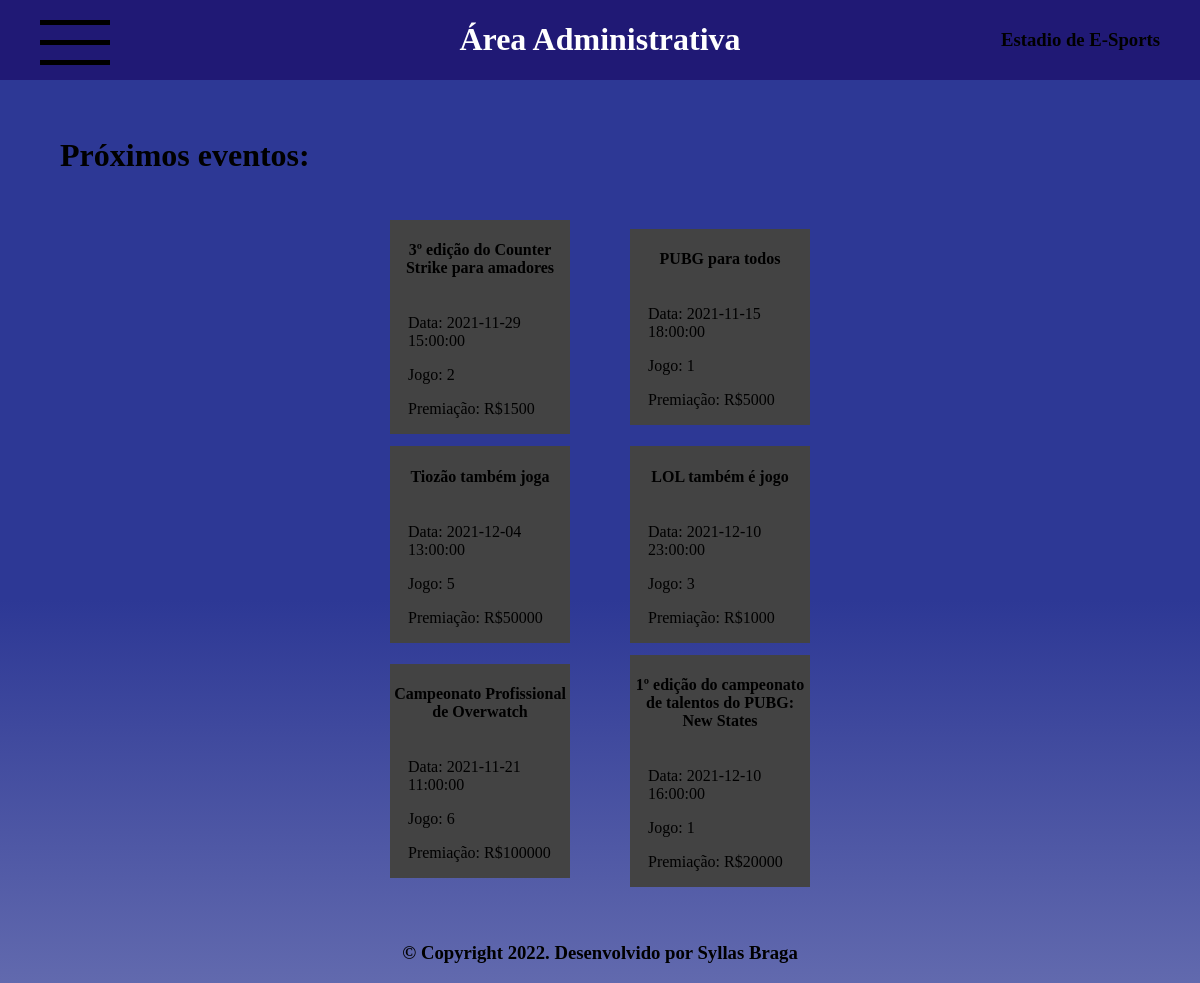
The page / on the database its author committed.
### tables this page shows
create table evento(
cod_evt int primary key not null auto_increment,
nome_evt varchar(100),
duracaoINICIO datetime,
duracaoFIM datetime,
premiacao double,
exclusivo_arena boolean,
cod_jogo int,
cod_adm int
);

### dao/conexao.php (called while the page is built)
<?php
class conexao
{
    private static $dsn = 'mysql:host=127.0.0.1;dbname=estadio_esports;port=3306';
    private static $usuario = 'root';
    private static $senha = "12345";
    private static $conexao = null;
    public static function getConexao()
    {
        if (Conexao::$conexao == null) {
            try {
                Conexao::$conexao = new PDO(Conexao::$dsn, Conexao::$usuario, Conexao::$senha);
            } catch (PDOException $e) {
                echo $e->getMessage();
            }
        }
        return Conexao::$conexao;
    }
    public static function getPreparededStatement($sql)
    {
        $pst = null;
        if (Conexao::getConexao()!=null) {
            try {
                $pst = Conexao::$conexao->prepare($sql);
            } catch (PDOException $e) {
                echo $e->getMessage();
            }
        }
        return $pst;
    }
}
?>

### dao/daoEvento.php (called while the page is built, shortened)
<?php
    class daoEvento
    {
        public function listaTodos()
        {
            $pst = Conexao::getPreparededStatement('select * from evento');
            $pst ->execute();
            $lista = $pst->fetchAll(PDO::FETCH_ASSOC);
            return $lista;
        }
    }
?>

### index.php (the view, shortened to what this page needs)
<!DOCTYPE html>
<html lang="pt-br">
<head>
    <link rel="stylesheet" href="./assets/style/index.css">
</head>
<body>
    <div class="header">
        <div class="menu" id="menu">
            <label for="toogle" class="menu-hamburguer" id="menu-hamburguer">
                <div class="trace" id="trace1"></div>
                <div class="trace" id="trace2"></div>
                <div class="trace" id="trace3"></div>
            </label>
        </div>
        <div class="page-title">
            <h1>Área Administrativa</h1>
        </div>
        <div class="arena-name">
            <h3>Estadio de E-Sports</h3>
        </div>
    </div>
    <main>
        <div class="msg-wellcome">
            <div class="evts-info">
                <h1>Próximos eventos:</h1>
            </div>
        </div>
        <div class="section-evts">
        <div class="container-evts">
            <?php
                require_once './dao/conexao.php';
                require_once './dao/daoEvento.php';
                $daoEvt = new daoEvento();
                $listaEvts = $daoEvt->listaTodos();
                foreach ($listaEvts as $linha) {
                    echo '<div class="card-evt">' ;
                    echo ' <div class="evt-name">';
                    echo '<h4>' .$linha['nome_evt'] .'</h4>';
                    echo '</div>';
                    echo '<div class="evt-infos">';
                    echo '<p>Data: '. $linha['duracaoINICIO'] .'</p>';
                    echo '<p>Jogo: ' .$linha['cod_jogo'] . '</p>';
                    echo '<p>Premiação: R$'.$linha['premiacao'] .'</p>';
                    echo '</div>';
                    echo '</div>';
                }
            ?>
        </div>
    </main>
    <footer>
        <h3>&copy; Copyright 2022. Desenvolvido por Syllas Braga</h3>
    </footer>
</body>
</html>

### assets/style/index.css (style rules this page uses)
* { text-decoration: none; }
body { display: flex; flex-direction: column; flex-wrap: wrap; padding: 0; margin: 0; width: 100%; background-image: linear-gradient(180deg, #2D3895 50%, rgba(27, 25, 25, 0.055) 170%); background-size: 150vh 150vh; }
.header { display: grid; grid-template-columns: 1fr 1fr 1fr; background-color: rgba(32, 25, 117, 1); width: 100%; height: 11%; }
.menu { width: 22%; height: 100%; margin-left: 10%; display: flex; flex-direction: column; align-items: center; justify-content: center; cursor: pointer; }
.menu-hamburguer { width: 100%; height: 100%; cursor: pointer; display: flex; flex-direction: column; padding: 0; }
.trace { width: 70px; height: 5px; position: absolute; background-color: black; transition: transform .3s; }
.trace:nth-child(1) { top: 20px; transform: rotate(0); }
.trace:nth-child(2) { top: 40px; transform: rotate(0); }
.trace:nth-child(3) { top: 60px; transform: rotate(0); }
.page-title { display: flex; text-align: center; align-items: center; justify-content: center; color: white; }
.arena-name { width: 90%; margin-right: 15%; display: flex; align-items: center; justify-content: right; text-align: right; }
main { width: 100%; max-height: max-content; margin-bottom: 3%; }
.msg-wellcome { width: 90%; height: 5%; padding-left: 5%; margin-top: 3%; text-align: left; color: white; }
.section-evts { width: 100%; height: 70%; display: flex; flex-direction: row; margin-top: 1%; align-items: center; justify-content: center; }
.evts-info { display: flex; width: 100%; text-align: left; color: black; }
.container-evts { background-color: transparent; width: 50%; max-height: 100%; display: flex; flex-direction: row; flex-wrap: wrap; align-items: center; justify-content: center; }
.card-evt { display: flex; flex-direction: column; background-color: rgba(67, 67, 67, 1); width: 30%; max-height: 100%; cursor: pointer; margin-top: 2%; margin-left: 5%; margin-right: 5%; transition: transform 1s; }
.card-evt .evt-name { text-align: center; }
.card-evt .evt-infos { margin-left: 10%; }
footer { display: flex; justify-content: center; }

### rows shown on the page
evento: nome_evt "3º edição do Counter Strike para amadores", duracaoINICIO "2021-11-29 15:00:00", cod_jogo "2", premiacao "1500"
evento: nome_evt "PUBG para todos", duracaoINICIO "2021-11-15 18:00:00", cod_jogo "1", premiacao "5000"
evento: nome_evt "Tiozão também joga", duracaoINICIO "2021-12-04 13:00:00", cod_jogo "5", premiacao "50000"
evento: nome_evt "LOL também é jogo", duracaoINICIO "2021-12-10 23:00:00", cod_jogo "3", premiacao "1000"
evento: nome_evt "Campeonato Profissional de Overwatch", duracaoINICIO "2021-11-21 11:00:00", cod_jogo "6", premiacao "100000"
evento: nome_evt "1º edição do campeonato de talentos do PUBG: New States", duracaoINICIO "2021-12-10 16:00:00", cod_jogo "1", premiacao "20000"
